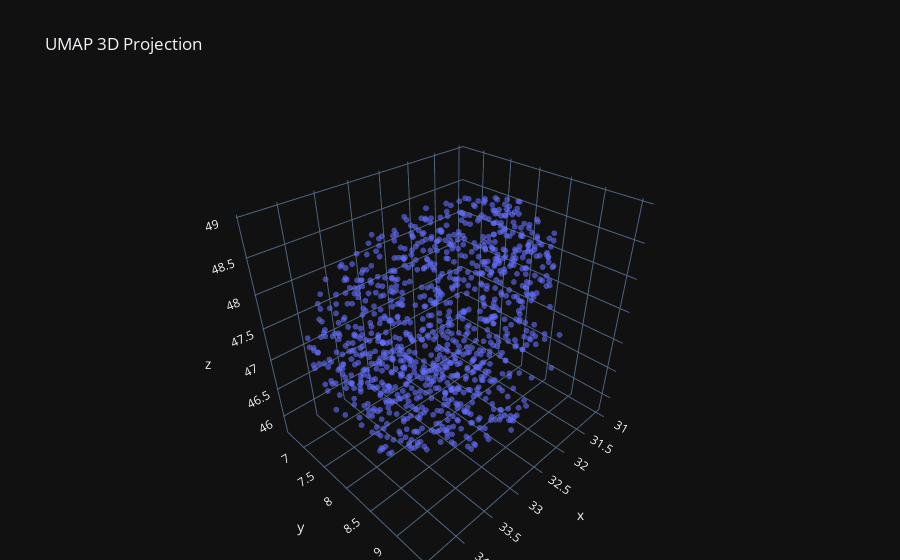

Write notebook code for a chart like this one.
### Markdown cell above
A blob. No clusters.

### Code cell
umap_3d_embedding = umap\
    .UMAP(
        n_neighbors=50,
        min_dist=0.05,
        n_components=3,
        random_state=seed,
    )\
    .fit_transform(df_trans)

fig = px.scatter_3d(
    x=umap_3d_embedding[:, 0],
    y=umap_3d_embedding[:, 1],
    z=umap_3d_embedding[:, 2],
    title="UMAP 3D Projection",
    opacity=0.6,
)
fig.update_traces(marker_size=2)
fig.update_layout(margin=dict(l=0, r=0, b=0))
fig.show()

### Figure 1 — Plotly figure (JSON) as saved in the notebook; plotly's stock layout.template omitted (floating-point values rounded to 4 significant figures; data arrays with more than 128 entries replaced by an {"elided": "..."} marker saying what was removed)
{"data": [{"hovertemplate": "x=%{x}<br>y=%{y}<br>z=%{z}<extra></extra>", "legendgroup": "", "marker": {"color": "#636efa", "opacity": 0.6, "symbol": "circle", "size": 2}, "mode": "markers", "name": "", "scene": "scene", "showlegend": false, "x": {"elided": "1010 float values"}, "y": {"elided": "1010 float values"}, "z": {"elided": "1010 float values"}, "type": "scatter3d"}], "layout": {"scene": {"domain": {"x": [0.0, 1.0], "y": [0.0, 1.0]}, "xaxis": {"title": {"text": "x"}}, "yaxis": {"title": {"text": "y"}}, "zaxis": {"title": {"text": "z"}}}, "legend": {"tracegroupgap": 0}, "title": {"text": "UMAP 3D Projection"}, "margin": {"l": 0, "r": 0, "b": 0}}}
